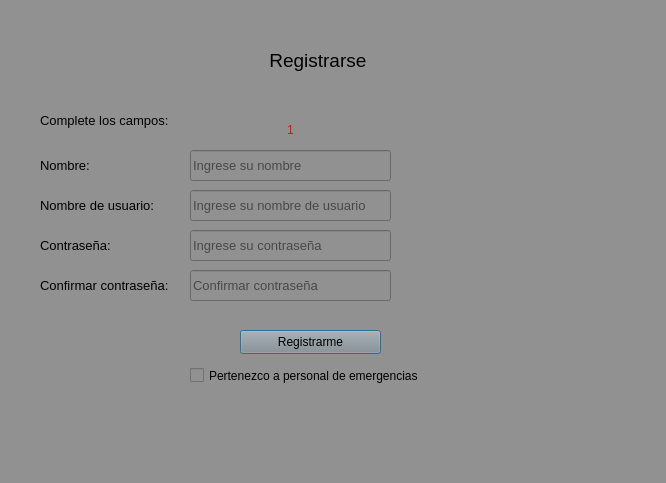
<?xml version="1.0" encoding="UTF-8"?>
<ui version="4.0">
 <class>Dialog</class>
 <widget class="QDialog" name="Dialog">
  <property name="windowModality">
   <enum>Qt::ApplicationModal</enum>
  </property>
  <property name="geometry">
   <rect>
    <x>0</x>
    <y>0</y>
    <width>666</width>
    <height>483</height>
   </rect>
  </property>
  <property name="windowTitle">
   <string>Registrarse</string>
  </property>
  <property name="styleSheet">
   <string notr="true">background-color: rgb(145, 145, 145);</string>
  </property>
  <property name="modal">
   <bool>true</bool>
  </property>
  <widget class="QLabel" name="label_2">
   <property name="geometry">
    <rect>
     <x>260</x>
     <y>40</y>
     <width>121</width>
     <height>41</height>
    </rect>
   </property>
   <property name="font">
    <font>
     <pointsize>14</pointsize>
    </font>
   </property>
   <property name="text">
    <string>Registrarse </string>
   </property>
   <property name="alignment">
    <set>Qt::AlignCenter</set>
   </property>
  </widget>
  <widget class="QLabel" name="label_3">
   <property name="geometry">
    <rect>
     <x>40</x>
     <y>100</y>
     <width>151</width>
     <height>41</height>
    </rect>
   </property>
   <property name="font">
    <font>
     <pointsize>10</pointsize>
    </font>
   </property>
   <property name="text">
    <string>Complete los campos:</string>
   </property>
   <property name="alignment">
    <set>Qt::AlignLeading|Qt::AlignLeft|Qt::AlignVCenter</set>
   </property>
  </widget>
  <widget class="QLabel" name="label_4">
   <property name="geometry">
    <rect>
     <x>40</x>
     <y>150</y>
     <width>131</width>
     <height>31</height>
    </rect>
   </property>
   <property name="font">
    <font>
     <pointsize>10</pointsize>
    </font>
   </property>
   <property name="text">
    <string>Nombre:</string>
   </property>
   <property name="alignment">
    <set>Qt::AlignLeading|Qt::AlignLeft|Qt::AlignVCenter</set>
   </property>
  </widget>
  <widget class="QLabel" name="label_5">
   <property name="geometry">
    <rect>
     <x>40</x>
     <y>190</y>
     <width>131</width>
     <height>31</height>
    </rect>
   </property>
   <property name="font">
    <font>
     <pointsize>10</pointsize>
    </font>
   </property>
   <property name="text">
    <string>Nombre de usuario:</string>
   </property>
   <property name="alignment">
    <set>Qt::AlignLeading|Qt::AlignLeft|Qt::AlignVCenter</set>
   </property>
  </widget>
  <widget class="QLabel" name="label_6">
   <property name="geometry">
    <rect>
     <x>40</x>
     <y>230</y>
     <width>131</width>
     <height>31</height>
    </rect>
   </property>
   <property name="font">
    <font>
     <pointsize>10</pointsize>
    </font>
   </property>
   <property name="text">
    <string>Contraseña:</string>
   </property>
   <property name="alignment">
    <set>Qt::AlignLeading|Qt::AlignLeft|Qt::AlignVCenter</set>
   </property>
  </widget>
  <widget class="QLabel" name="label_7">
   <property name="geometry">
    <rect>
     <x>40</x>
     <y>270</y>
     <width>131</width>
     <height>31</height>
    </rect>
   </property>
   <property name="font">
    <font>
     <pointsize>10</pointsize>
    </font>
   </property>
   <property name="text">
    <string>Confirmar contraseña:</string>
   </property>
   <property name="alignment">
    <set>Qt::AlignLeading|Qt::AlignLeft|Qt::AlignVCenter</set>
   </property>
  </widget>
  <widget class="QCheckBox" name="btnPeEmergencia">
   <property name="geometry">
    <rect>
     <x>190</x>
     <y>350</y>
     <width>231</width>
     <height>51</height>
    </rect>
   </property>
   <property name="text">
    <string>Pertenezco a personal de emergencias</string>
   </property>
  </widget>
  <widget class="QLineEdit" name="txtNombreR">
   <property name="geometry">
    <rect>
     <x>190</x>
     <y>150</y>
     <width>201</width>
     <height>31</height>
    </rect>
   </property>
   <property name="font">
    <font>
     <pointsize>10</pointsize>
    </font>
   </property>
   <property name="styleSheet">
    <string notr="true"/>
   </property>
   <property name="placeholderText">
    <string>Ingrese su nombre</string>
   </property>
  </widget>
  <widget class="QLineEdit" name="txtUsuarioR">
   <property name="geometry">
    <rect>
     <x>190</x>
     <y>190</y>
     <width>201</width>
     <height>31</height>
    </rect>
   </property>
   <property name="font">
    <font>
     <pointsize>10</pointsize>
    </font>
   </property>
   <property name="styleSheet">
    <string notr="true"/>
   </property>
   <property name="placeholderText">
    <string>Ingrese su nombre de usuario</string>
   </property>
  </widget>
  <widget class="QLineEdit" name="txtContrasenaR">
   <property name="geometry">
    <rect>
     <x>190</x>
     <y>230</y>
     <width>201</width>
     <height>31</height>
    </rect>
   </property>
   <property name="font">
    <font>
     <pointsize>10</pointsize>
    </font>
   </property>
   <property name="styleSheet">
    <string notr="true"/>
   </property>
   <property name="placeholderText">
    <string>Ingrese su contraseña</string>
   </property>
  </widget>
  <widget class="QLineEdit" name="txtContrasenaR2">
   <property name="geometry">
    <rect>
     <x>190</x>
     <y>270</y>
     <width>201</width>
     <height>31</height>
    </rect>
   </property>
   <property name="font">
    <font>
     <pointsize>10</pointsize>
    </font>
   </property>
   <property name="styleSheet">
    <string notr="true"/>
   </property>
   <property name="placeholderText">
    <string>Confirmar contraseña</string>
   </property>
  </widget>
  <widget class="QPushButton" name="btnRegistrarse">
   <property name="geometry">
    <rect>
     <x>240</x>
     <y>330</y>
     <width>141</width>
     <height>24</height>
    </rect>
   </property>
   <property name="text">
    <string>Registrarme</string>
   </property>
  </widget>
  <widget class="QLabel" name="lblError">
   <property name="geometry">
    <rect>
     <x>190</x>
     <y>120</y>
     <width>201</width>
     <height>20</height>
    </rect>
   </property>
   <property name="styleSheet">
    <string notr="true">color: rgb(255, 0, 0);</string>
   </property>
   <property name="text">
    <string>1</string>
   </property>
   <property name="alignment">
    <set>Qt::AlignCenter</set>
   </property>
  </widget>
 </widget>
 <resources/>
 <connections/>
</ui>
